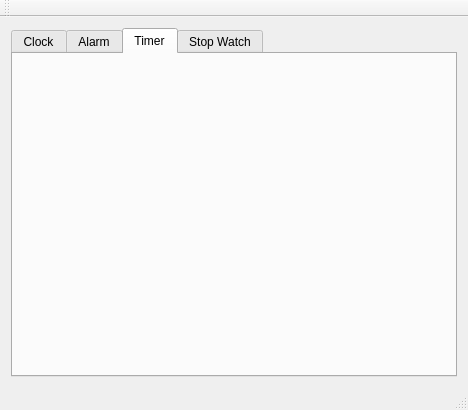
<?xml version="1.0" encoding="UTF-8"?>
<ui version="4.0">
 <class>MainWindow</class>
 <widget class="QMainWindow" name="MainWindow">
  <property name="geometry">
   <rect>
    <x>0</x>
    <y>0</y>
    <width>468</width>
    <height>410</height>
   </rect>
  </property>
  <property name="windowTitle">
   <string>MultiWatch</string>
  </property>
  <widget class="QWidget" name="centralWidget">
   <layout class="QVBoxLayout" name="verticalLayout">
    <item>
     <widget class="QTabWidget" name="tabWidget">
      <property name="currentIndex">
       <number>2</number>
      </property>
      <property name="movable">
       <bool>true</bool>
      </property>
      <widget class="QWidget" name="tab">
       <attribute name="title">
        <string>Clock</string>
       </attribute>
      </widget>
      <widget class="QWidget" name="tab_2">
       <attribute name="title">
        <string>Alarm</string>
       </attribute>
      </widget>
      <widget class="QWidget" name="tab_3">
       <attribute name="title">
        <string>Timer</string>
       </attribute>
      </widget>
      <widget class="QWidget" name="tab_4">
       <attribute name="title">
        <string>Stop Watch</string>
       </attribute>
      </widget>
     </widget>
    </item>
   </layout>
  </widget>
  <widget class="QMenuBar" name="menuBar">
   <property name="geometry">
    <rect>
     <x>0</x>
     <y>0</y>
     <width>468</width>
     <height>26</height>
    </rect>
   </property>
  </widget>
  <widget class="QToolBar" name="mainToolBar">
   <attribute name="toolBarArea">
    <enum>TopToolBarArea</enum>
   </attribute>
   <attribute name="toolBarBreak">
    <bool>false</bool>
   </attribute>
  </widget>
  <widget class="QStatusBar" name="statusBar"/>
 </widget>
 <layoutdefault spacing="6" margin="11"/>
 <resources/>
 <connections/>
</ui>
